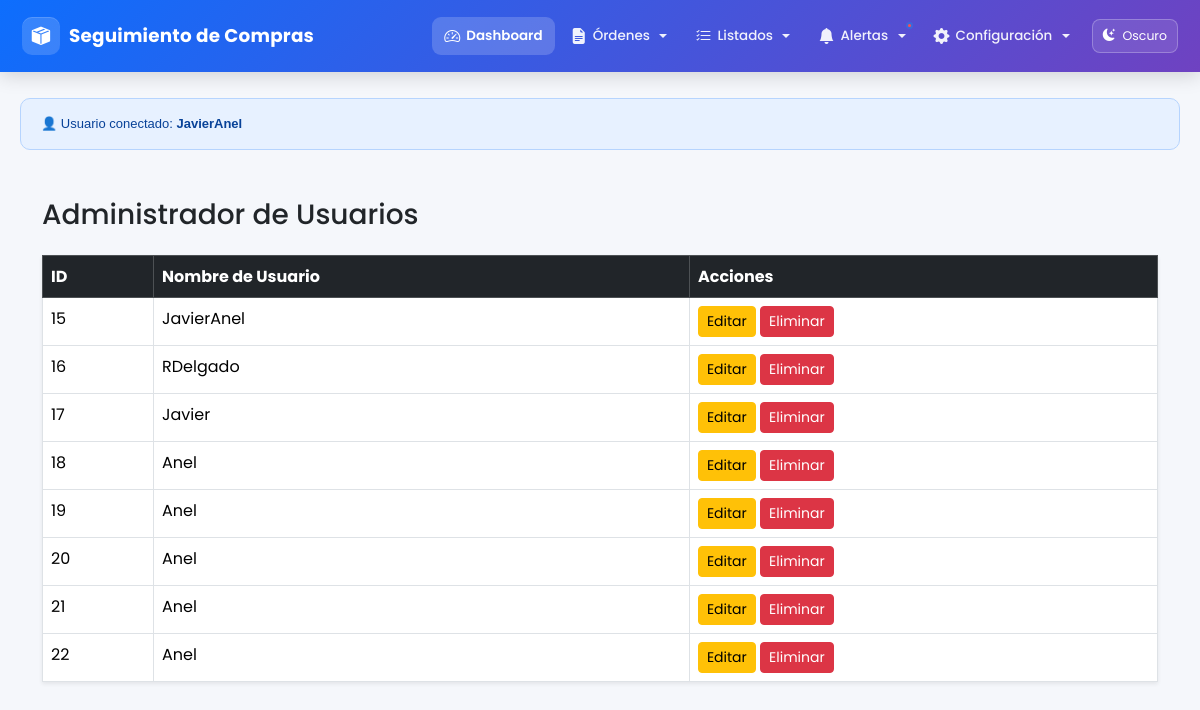
The page /view/control_user.php (signed in) on the database its author committed.
### tables this page shows
CREATE TABLE `usuarios` (
  `id` int(11) NOT NULL AUTO_INCREMENT,
  `nombre` varchar(100) NOT NULL,
  `clave` varchar(255) NOT NULL,
  `creado_en` datetime DEFAULT current_timestamp(),
  PRIMARY KEY (`id`)
);

### view/control_user.php (the view, shortened to what this page needs)
<?php
echo '<div style="
    background:#e7f1ff;
    color:#084298;
    padding:15px 20px;
    margin:20px;
    border:1px solid #b6d4fe;
    border-radius:10px;
    font-family:Arial;
">
    👤 Usuario conectado:
    <strong>' . htmlspecialchars($_SESSION['nombre']) . '</strong>
</div>';
require_once "../php/conexion.php";
$usuarios = $con->query("SELECT * FROM usuarios");
include '../includes/navbar.php';
?>
<div class="container mt-5">
    <h3 class="mb-4">Administrador de Usuarios</h3>
    <table class="table table-bordered table-hover bg-white shadow-sm">
        <thead class="table-dark">
            <tr>
                <th>ID</th>
                <th>Nombre de Usuario</th>
                <th>Acciones</th>
            </tr>
        </thead>
        <tbody>
            <?php while ($row = $usuarios->fetch_assoc()): ?>
                <tr>
                    <td><?= $row['id'] ?></td>
                    <td><?= htmlspecialchars($row['nombre']) ?></td>
                    <td>
                        <a href="https://apps.melonesoilterminal.com/compras/seguimiento/php/edit_user.php?id=<?php echo $row['id']; ?>" class="btn btn-warning btn-sm">Editar</a>
                        <button class="btn btn-danger btn-sm eliminar-btn" data-id="<?= $row['id'] ?>">Eliminar</button>
                    </td>
                </tr>
            <?php endwhile; ?>
        </tbody>
    </table>
</div>
<?php include '../includes/footer.php';?>

### includes/navbar.php (style rules this page uses)
:root { --navbar-primary: #0d6efd; --navbar-secondary: #6f42c1; --navbar-hover: rgba(255, 255, 255, 0.12); --navbar-active: rgba(255, 255, 255, 0.18); --body-bg: #f5f7fb; }
body { font-family: 'Poppins', sans-serif; background-color: var(--body-bg); padding-top: 78px; font-size: 13px; transition: background-color 0.3s ease, color 0.3s ease; }

### rows shown on the page
usuarios: id "15", nombre "JavierAnel"
usuarios: id "16", nombre "RDelgado"
usuarios: id "17", nombre "Javier"
usuarios: id "18", nombre "Anel"
usuarios: id "19", nombre "Anel"
usuarios: id "20", nombre "Anel"
usuarios: id "21", nombre "Anel"
usuarios: id "22", nombre "Anel"

### other values the page prints
$_SESSION['nombre'] "JavierAnel"
